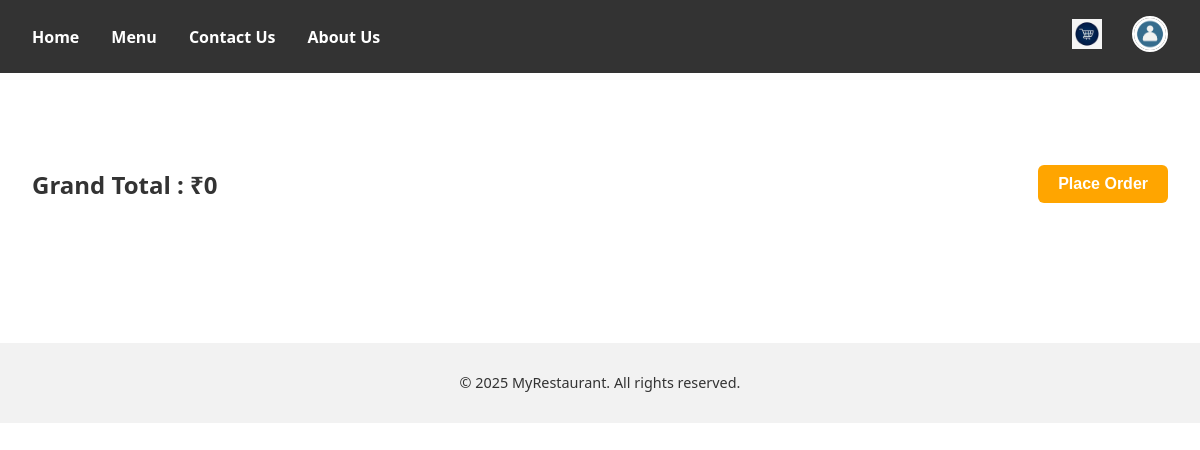
Before: /order/viewcart/ (signed in) with the older database file.
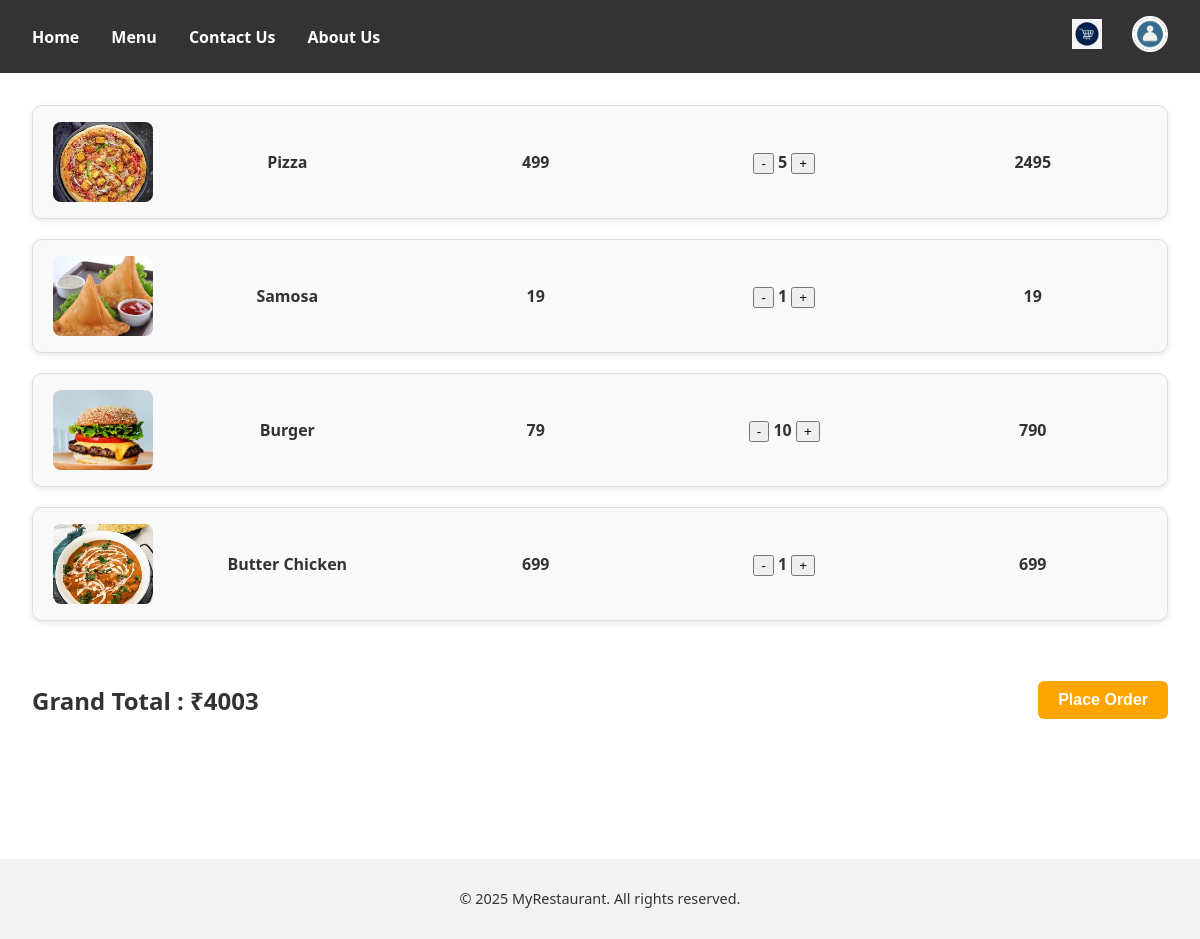
After: the same page with the newer database file.
### order/models.py (models this page shows, shortened)
class Cart(models.Model):
    user = models.ForeignKey(User, on_delete=models.CASCADE , related_name='cart_items')
    dish = models.ForeignKey(Menu, on_delete=models.CASCADE)
    quantity = models.PositiveIntegerField(default=1)

### hells_kitchen/models.py (models this page shows, shortened)
class Menu(models.Model):
    status_choice=[
        ("Veg","Vegetarian"),
        ("Non-Veg","Non-Vegetarian")
    ]
    dish=models.CharField(max_length=20,blank=False)
    price=models.IntegerField(blank=False)
    image=models.ImageField(upload_to='menu_images/',blank=True,null=True)
    ingredients=models.CharField(max_length=100,blank=True)
    status=models.CharField(max_length=10,choices=status_choice)
    description=models.CharField(max_length=500,blank=True,null=True)

### order/views.py (the view)
# urls.py: path('viewcart/',views.view_cart,name='viewcart'),
@login_required
def view_cart(request):
    dishes = Cart.objects.filter(user=request.user)
    grandtotal = 0
    for dish in dishes:
        dish.totalprice = dish.dish.price * dish.quantity
        grandtotal += dish.totalprice
    return render(request,"order/view_cart.html",{'dishes':dishes,
                                                  'grandtotal':grandtotal})

### order/templates/order/view_cart.html (shortened to what this page needs)
{% extends "darkblueprint.html" %}
{% load static %}
{% block style %}
<link rel="stylesheet" href="{% static 'css/styleview_cart.css' %}">
{% endblock style %}
{% block content %}
    {% for dish in dishes %}
        <div class="dish">
            <img src="{{dish.dish.image.url}}" alt="404">
            <h2>{{dish.dish.dish}}</h2>
            <h2>{{dish.dish.price}}</h2>
            <h2>
                <a href="{% url 'remove from cart' dish.dish.id %}?next={{ request.path }}" class="decrement">
                    <button>-</button>
                </a>
                {{ dish.quantity }}
                <a href="{% url 'add to cart' dish.dish.id %}?next={{ request.path }}" class="incrememt">
                <button>+</button>
                </a>
            </h2>
            <h2>{{dish.totalprice}}</h2>
        </div>
    {% endfor %}
    <div class="total-order-container">
        <h1 class="grand-total">Grand Total : ₹{{grandtotal}}</h1>
        <a href="{% url 'profile'%}?next={% url 'checkprofile'%}">
            <button class="order">Place Order</button>
        </a>
    </div>
{% endblock %}

### hells_kitchen/templates/darkblueprint.html (shortened to what this page needs)
{% load static %}
<!DOCTYPE html>
<html lang="en">
<head>
    <link rel="stylesheet" href="{% static 'css/styleblueprint.css' %}">
    {% block style %}{% endblock %}
</head>
<body>
    <nav class="navbar">
        <div class="nav-container">
            <ul class="nav-list">
                <li><a href="{% url 'homepage' %}">Home</a></li>
                <li><a href="{% url 'menu' %}">Menu</a></li>
                <li><a href="{% url 'contactus' %}">Contact Us</a></li>
                <li><a href="{% url 'aboutus' %}">About Us</a></li>
            </ul>
            <ul class="auth-list">
                {% if user.is_authenticated %}
                    <a href="{% url 'viewcart'%}">
                        <img src="{% static 'images/cart.jpg'%}" alt="cart" class="cart">
                    </a>
                    <li class="profile-dropdown">
                        <a href="#">
                            <img src="{% static 'images/profile-icon.png' %}" alt="Profile" class="profile-icon">
                        </a>
                    </li>
                {% else %}
                    <li><a href="{% url 'login' %}"><button class="auth-btn">Login</button></a></li>
                    <li><a href="{% url 'register' %}"><button class="auth-btn">Register</button></a></li>
                {% endif %}
            </ul>
        </div>
    </nav>
    <div class="container">
        {% block content %}
        {% endblock %}
    </div>
    <footer class="footer">
        <p>&copy; 2025 MyRestaurant. All rights reserved.</p>
    </footer>
</body>
</html>

### hells_kitchen/static/css/styleblueprint.css (style rules this page uses)
body { font-family: 'Segoe UI', Tahoma, Geneva, Verdana, sans-serif; margin: 0; padding: 0; background-color: #fff; color: #333; }
.navbar { background-color: #333; padding: 1rem 2rem; }
.nav-list { list-style: none; display: flex; gap: 2rem; margin: 0; padding: 0; }
.nav-list li a { color: white; text-decoration: none; font-weight: bold; transition: color 0.3s ease; }
.container { padding: 2rem; max-width: 1200px; margin: 0 auto; }
.footer { text-align: center; margin-top: 3rem; padding: 1rem; background-color: #f2f2f2; font-size: 0.9rem; }
.nav-container { display: flex; justify-content: space-between; align-items: center; }
.auth-list { list-style: none; display: flex; gap: 1rem; margin: 0; padding: 0; }
.profile-icon { width: 32px; height: 32px; border-radius: 50%; object-fit: cover; border: 2px solid white; cursor: pointer; transition: border-color 0.3s ease; }
.profile-dropdown { position: relative; }
.cart { width: 30px; height: 30px; object-fit: cover; margin-right: 10px; }
.auth-list { display: flex; align-items: center; gap: 20px; list-style: none; }

### order/static/css/styleview_cart.css (style rules this page uses)
.dish { display: flex; align-items: center; justify-content: space-between; gap: 20px; background-color: #f9f9f9; border: 1px solid #ddd; border-radius: 10px; padding: 16px 20px; margin-bottom: 20px; box-shadow: 0 2px 6px rgba(0,0,0,0.1); }
.dish img { width: 100px; height: 80px; object-fit: cover; border-radius: 8px; }
.dish h2 { font-size: 1rem; font-weight: 600; color: #333; flex: 1; text-align: center; margin: 0; }
a { text-decoration: none; }
.total-order-container { display: flex; justify-content: space-between; align-items: center; padding: 20px 0; margin : 40px 0; }
.grand-total { margin: 0; font-size: 24px; color: #333; }
.order { background-color: orange; color: white; padding: 10px 20px; border: none; border-radius: 6px; font-size: 16px; font-weight: bold; cursor: pointer; transition: background-color 0.3s ease; }

Changed rows visible on the page:
added Cart: dish.image (picture), dish.dish "Pizza", dish.price "499", quantity "5", totalprice "2495"
added Cart: dish.image (picture), dish.dish "Samosa", dish.price "19", quantity "1", totalprice "19"
added Cart: dish.image (picture), dish.dish "Burger", dish.price "79", quantity "10", totalprice "790"
added Cart: dish.image (picture), dish.dish "Butter Chicken", dish.price "699", quantity "1", totalprice "699"
Other visible differences:
{{ grandtotal }}: "0" → "4003"
